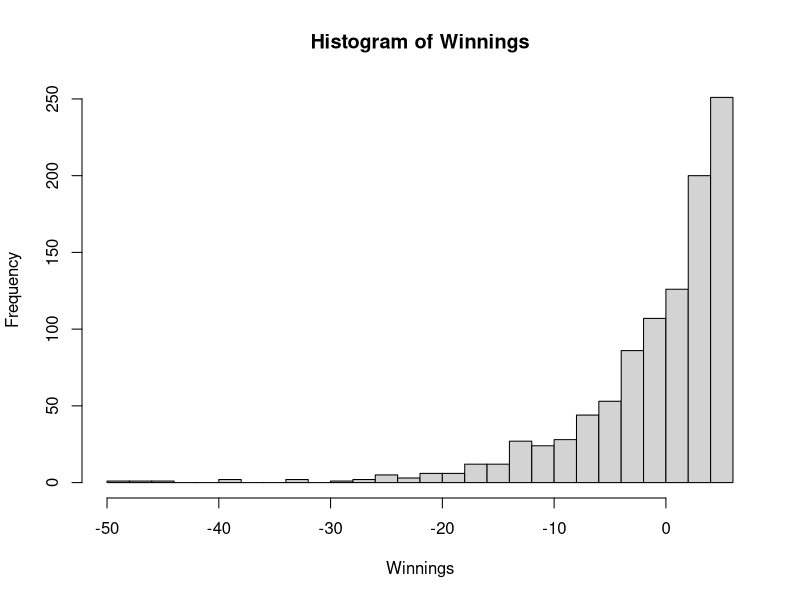

Source code (R):
# Coin-Flipping Game Simulation
# To run, click Source (or highlight everything and click Run from the menu above)

# set.seed(1) # optional - specify a seed to reproduce the simulation exactly
SimSize=1000 # set number of trials in the simulation

RequiredDifference <- 3
CashAtEnd <- 8

nn <- 0 # set simulation clock to 0 to begin simulation
Winnings <- rep(0,SimSize)

while (nn < SimSize) {

# Simulate one round of the coin-flipping game
heads <- 0 # number of heads observed
tails <- 0 # number of tails
Difference <- 0
Flips <- 0
while (Difference < RequiredDifference) {
  if (runif(1,0,1)<.5) {
    heads <- heads + 1
  } else {
    tails <- tails + 1
  }
  Difference <- abs(heads-tails)
  Flips <- heads + tails
}

# Summarize results for each round of the coin flipping game
Winnings[nn] <- CashAtEnd - Flips
nn <- nn + 1

}

# Summarize results for the simulation
mean(Winnings)
sd(Winnings)
summary(Winnings)
hist(Winnings,breaks=20)



